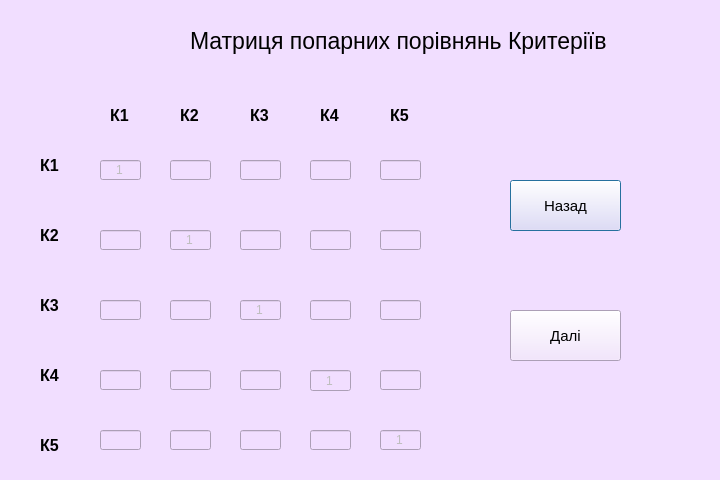
<?xml version="1.0" encoding="UTF-8"?>
<ui version="4.0">
 <class>kkwin1</class>
 <widget class="QDialog" name="kkwin1">
  <property name="enabled">
   <bool>true</bool>
  </property>
  <property name="geometry">
   <rect>
    <x>0</x>
    <y>0</y>
    <width>720</width>
    <height>480</height>
   </rect>
  </property>
  <property name="minimumSize">
   <size>
    <width>720</width>
    <height>480</height>
   </size>
  </property>
  <property name="maximumSize">
   <size>
    <width>720</width>
    <height>480</height>
   </size>
  </property>
  <property name="windowTitle">
   <string>Dialog</string>
  </property>
  <property name="styleSheet">
   <string notr="true">background-color:rgb(241,222,255);</string>
  </property>
  <widget class="QLabel" name="label">
   <property name="geometry">
    <rect>
     <x>190</x>
     <y>10</y>
     <width>431</width>
     <height>61</height>
    </rect>
   </property>
   <property name="font">
    <font>
     <pointsize>17</pointsize>
     <weight>50</weight>
     <bold>false</bold>
    </font>
   </property>
   <property name="text">
    <string>Матриця попарних порівнянь Критеріїв</string>
   </property>
  </widget>
  <widget class="QLabel" name="label_2">
   <property name="geometry">
    <rect>
     <x>40</x>
     <y>150</y>
     <width>31</width>
     <height>31</height>
    </rect>
   </property>
   <property name="font">
    <font>
     <pointsize>12</pointsize>
     <weight>75</weight>
     <bold>true</bold>
    </font>
   </property>
   <property name="text">
    <string>К1</string>
   </property>
  </widget>
  <widget class="QLabel" name="label_3">
   <property name="geometry">
    <rect>
     <x>40</x>
     <y>220</y>
     <width>31</width>
     <height>31</height>
    </rect>
   </property>
   <property name="font">
    <font>
     <pointsize>12</pointsize>
     <weight>75</weight>
     <bold>true</bold>
    </font>
   </property>
   <property name="text">
    <string>К2</string>
   </property>
  </widget>
  <widget class="QLabel" name="label_4">
   <property name="geometry">
    <rect>
     <x>40</x>
     <y>290</y>
     <width>31</width>
     <height>31</height>
    </rect>
   </property>
   <property name="font">
    <font>
     <pointsize>12</pointsize>
     <weight>75</weight>
     <bold>true</bold>
    </font>
   </property>
   <property name="text">
    <string>К3</string>
   </property>
  </widget>
  <widget class="QLabel" name="label_5">
   <property name="geometry">
    <rect>
     <x>40</x>
     <y>360</y>
     <width>31</width>
     <height>31</height>
    </rect>
   </property>
   <property name="font">
    <font>
     <pointsize>12</pointsize>
     <weight>75</weight>
     <bold>true</bold>
    </font>
   </property>
   <property name="text">
    <string>К4</string>
   </property>
  </widget>
  <widget class="QLabel" name="label_6">
   <property name="geometry">
    <rect>
     <x>40</x>
     <y>430</y>
     <width>31</width>
     <height>31</height>
    </rect>
   </property>
   <property name="font">
    <font>
     <pointsize>12</pointsize>
     <weight>75</weight>
     <bold>true</bold>
    </font>
   </property>
   <property name="text">
    <string>К5</string>
   </property>
  </widget>
  <widget class="QLabel" name="label_7">
   <property name="geometry">
    <rect>
     <x>110</x>
     <y>100</y>
     <width>31</width>
     <height>31</height>
    </rect>
   </property>
   <property name="font">
    <font>
     <pointsize>12</pointsize>
     <weight>75</weight>
     <bold>true</bold>
    </font>
   </property>
   <property name="text">
    <string>К1</string>
   </property>
  </widget>
  <widget class="QLabel" name="label_8">
   <property name="geometry">
    <rect>
     <x>180</x>
     <y>100</y>
     <width>31</width>
     <height>31</height>
    </rect>
   </property>
   <property name="font">
    <font>
     <pointsize>12</pointsize>
     <weight>75</weight>
     <bold>true</bold>
    </font>
   </property>
   <property name="text">
    <string>К2</string>
   </property>
  </widget>
  <widget class="QLabel" name="label_9">
   <property name="geometry">
    <rect>
     <x>250</x>
     <y>100</y>
     <width>31</width>
     <height>31</height>
    </rect>
   </property>
   <property name="font">
    <font>
     <pointsize>12</pointsize>
     <weight>75</weight>
     <bold>true</bold>
    </font>
   </property>
   <property name="text">
    <string>К3</string>
   </property>
  </widget>
  <widget class="QLabel" name="label_10">
   <property name="geometry">
    <rect>
     <x>320</x>
     <y>100</y>
     <width>31</width>
     <height>31</height>
    </rect>
   </property>
   <property name="font">
    <font>
     <pointsize>12</pointsize>
     <weight>75</weight>
     <bold>true</bold>
    </font>
   </property>
   <property name="text">
    <string>К4</string>
   </property>
  </widget>
  <widget class="QLabel" name="label_11">
   <property name="geometry">
    <rect>
     <x>390</x>
     <y>100</y>
     <width>31</width>
     <height>31</height>
    </rect>
   </property>
   <property name="font">
    <font>
     <pointsize>12</pointsize>
     <weight>75</weight>
     <bold>true</bold>
    </font>
   </property>
   <property name="text">
    <string>К5</string>
   </property>
  </widget>
  <widget class="QLineEdit" name="lineEdit">
   <property name="enabled">
    <bool>false</bool>
   </property>
   <property name="geometry">
    <rect>
     <x>100</x>
     <y>160</y>
     <width>41</width>
     <height>20</height>
    </rect>
   </property>
   <property name="text">
    <string>1</string>
   </property>
   <property name="alignment">
    <set>Qt::AlignCenter</set>
   </property>
  </widget>
  <widget class="QLineEdit" name="k1k2">
   <property name="enabled">
    <bool>true</bool>
   </property>
   <property name="geometry">
    <rect>
     <x>170</x>
     <y>160</y>
     <width>41</width>
     <height>20</height>
    </rect>
   </property>
   <property name="alignment">
    <set>Qt::AlignCenter</set>
   </property>
  </widget>
  <widget class="QLineEdit" name="k1k3">
   <property name="enabled">
    <bool>true</bool>
   </property>
   <property name="geometry">
    <rect>
     <x>240</x>
     <y>160</y>
     <width>41</width>
     <height>20</height>
    </rect>
   </property>
   <property name="alignment">
    <set>Qt::AlignCenter</set>
   </property>
  </widget>
  <widget class="QLineEdit" name="k1k4">
   <property name="enabled">
    <bool>true</bool>
   </property>
   <property name="geometry">
    <rect>
     <x>310</x>
     <y>160</y>
     <width>41</width>
     <height>20</height>
    </rect>
   </property>
   <property name="alignment">
    <set>Qt::AlignCenter</set>
   </property>
  </widget>
  <widget class="QLineEdit" name="k1k5">
   <property name="enabled">
    <bool>true</bool>
   </property>
   <property name="geometry">
    <rect>
     <x>380</x>
     <y>160</y>
     <width>41</width>
     <height>20</height>
    </rect>
   </property>
   <property name="alignment">
    <set>Qt::AlignCenter</set>
   </property>
  </widget>
  <widget class="QLineEdit" name="lineEdit_6">
   <property name="enabled">
    <bool>false</bool>
   </property>
   <property name="geometry">
    <rect>
     <x>100</x>
     <y>230</y>
     <width>41</width>
     <height>20</height>
    </rect>
   </property>
  </widget>
  <widget class="QLineEdit" name="lineEdit_7">
   <property name="enabled">
    <bool>false</bool>
   </property>
   <property name="geometry">
    <rect>
     <x>170</x>
     <y>230</y>
     <width>41</width>
     <height>20</height>
    </rect>
   </property>
   <property name="text">
    <string>1</string>
   </property>
   <property name="alignment">
    <set>Qt::AlignCenter</set>
   </property>
  </widget>
  <widget class="QLineEdit" name="k2k3">
   <property name="enabled">
    <bool>true</bool>
   </property>
   <property name="geometry">
    <rect>
     <x>240</x>
     <y>230</y>
     <width>41</width>
     <height>20</height>
    </rect>
   </property>
   <property name="alignment">
    <set>Qt::AlignCenter</set>
   </property>
  </widget>
  <widget class="QLineEdit" name="k2k4">
   <property name="enabled">
    <bool>true</bool>
   </property>
   <property name="geometry">
    <rect>
     <x>310</x>
     <y>230</y>
     <width>41</width>
     <height>20</height>
    </rect>
   </property>
   <property name="alignment">
    <set>Qt::AlignCenter</set>
   </property>
  </widget>
  <widget class="QLineEdit" name="k2k5">
   <property name="enabled">
    <bool>true</bool>
   </property>
   <property name="geometry">
    <rect>
     <x>380</x>
     <y>230</y>
     <width>41</width>
     <height>20</height>
    </rect>
   </property>
   <property name="alignment">
    <set>Qt::AlignCenter</set>
   </property>
  </widget>
  <widget class="QLineEdit" name="lineEdit_11">
   <property name="enabled">
    <bool>false</bool>
   </property>
   <property name="geometry">
    <rect>
     <x>100</x>
     <y>300</y>
     <width>41</width>
     <height>20</height>
    </rect>
   </property>
  </widget>
  <widget class="QLineEdit" name="lineEdit_12">
   <property name="enabled">
    <bool>false</bool>
   </property>
   <property name="geometry">
    <rect>
     <x>170</x>
     <y>300</y>
     <width>41</width>
     <height>20</height>
    </rect>
   </property>
  </widget>
  <widget class="QLineEdit" name="lineEdit_13">
   <property name="enabled">
    <bool>false</bool>
   </property>
   <property name="geometry">
    <rect>
     <x>240</x>
     <y>300</y>
     <width>41</width>
     <height>20</height>
    </rect>
   </property>
   <property name="text">
    <string>1</string>
   </property>
   <property name="alignment">
    <set>Qt::AlignCenter</set>
   </property>
  </widget>
  <widget class="QLineEdit" name="k3k4">
   <property name="enabled">
    <bool>true</bool>
   </property>
   <property name="geometry">
    <rect>
     <x>310</x>
     <y>300</y>
     <width>41</width>
     <height>20</height>
    </rect>
   </property>
   <property name="alignment">
    <set>Qt::AlignCenter</set>
   </property>
  </widget>
  <widget class="QLineEdit" name="k3k5">
   <property name="enabled">
    <bool>true</bool>
   </property>
   <property name="geometry">
    <rect>
     <x>380</x>
     <y>300</y>
     <width>41</width>
     <height>20</height>
    </rect>
   </property>
   <property name="alignment">
    <set>Qt::AlignCenter</set>
   </property>
  </widget>
  <widget class="QLineEdit" name="lineEdit_16">
   <property name="enabled">
    <bool>false</bool>
   </property>
   <property name="geometry">
    <rect>
     <x>100</x>
     <y>370</y>
     <width>41</width>
     <height>20</height>
    </rect>
   </property>
  </widget>
  <widget class="QLineEdit" name="lineEdit_17">
   <property name="enabled">
    <bool>false</bool>
   </property>
   <property name="geometry">
    <rect>
     <x>170</x>
     <y>370</y>
     <width>41</width>
     <height>20</height>
    </rect>
   </property>
  </widget>
  <widget class="QLineEdit" name="lineEdit_18">
   <property name="enabled">
    <bool>false</bool>
   </property>
   <property name="geometry">
    <rect>
     <x>240</x>
     <y>370</y>
     <width>41</width>
     <height>20</height>
    </rect>
   </property>
  </widget>
  <widget class="QLineEdit" name="lineEdit_19">
   <property name="enabled">
    <bool>false</bool>
   </property>
   <property name="geometry">
    <rect>
     <x>310</x>
     <y>370</y>
     <width>41</width>
     <height>21</height>
    </rect>
   </property>
   <property name="text">
    <string>1</string>
   </property>
   <property name="alignment">
    <set>Qt::AlignCenter</set>
   </property>
  </widget>
  <widget class="QLineEdit" name="k4k5">
   <property name="enabled">
    <bool>true</bool>
   </property>
   <property name="geometry">
    <rect>
     <x>380</x>
     <y>370</y>
     <width>41</width>
     <height>20</height>
    </rect>
   </property>
   <property name="alignment">
    <set>Qt::AlignCenter</set>
   </property>
  </widget>
  <widget class="QLineEdit" name="lineEdit_21">
   <property name="enabled">
    <bool>false</bool>
   </property>
   <property name="geometry">
    <rect>
     <x>100</x>
     <y>430</y>
     <width>41</width>
     <height>20</height>
    </rect>
   </property>
  </widget>
  <widget class="QLineEdit" name="lineEdit_22">
   <property name="enabled">
    <bool>false</bool>
   </property>
   <property name="geometry">
    <rect>
     <x>170</x>
     <y>430</y>
     <width>41</width>
     <height>20</height>
    </rect>
   </property>
  </widget>
  <widget class="QLineEdit" name="lineEdit_23">
   <property name="enabled">
    <bool>false</bool>
   </property>
   <property name="geometry">
    <rect>
     <x>240</x>
     <y>430</y>
     <width>41</width>
     <height>20</height>
    </rect>
   </property>
  </widget>
  <widget class="QLineEdit" name="lineEdit_24">
   <property name="enabled">
    <bool>false</bool>
   </property>
   <property name="geometry">
    <rect>
     <x>310</x>
     <y>430</y>
     <width>41</width>
     <height>20</height>
    </rect>
   </property>
  </widget>
  <widget class="QLineEdit" name="lineEdit_25">
   <property name="enabled">
    <bool>false</bool>
   </property>
   <property name="geometry">
    <rect>
     <x>380</x>
     <y>430</y>
     <width>41</width>
     <height>20</height>
    </rect>
   </property>
   <property name="text">
    <string>1</string>
   </property>
   <property name="alignment">
    <set>Qt::AlignCenter</set>
   </property>
  </widget>
  <widget class="QPushButton" name="back">
   <property name="geometry">
    <rect>
     <x>510</x>
     <y>180</y>
     <width>111</width>
     <height>51</height>
    </rect>
   </property>
   <property name="font">
    <font>
     <pointsize>11</pointsize>
    </font>
   </property>
   <property name="text">
    <string>Назад</string>
   </property>
  </widget>
  <widget class="QPushButton" name="next">
   <property name="geometry">
    <rect>
     <x>510</x>
     <y>310</y>
     <width>111</width>
     <height>51</height>
    </rect>
   </property>
   <property name="font">
    <font>
     <pointsize>11</pointsize>
    </font>
   </property>
   <property name="text">
    <string>Далі</string>
   </property>
  </widget>
 </widget>
 <resources/>
 <connections/>
</ui>
